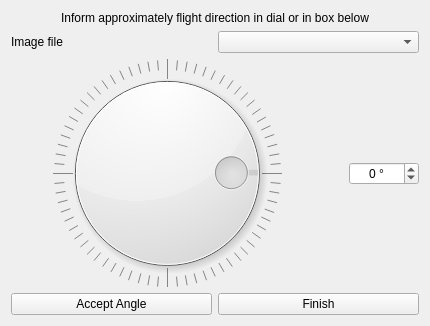
<?xml version="1.0" encoding="UTF-8"?>
<ui version="4.0">
 <class>FlightDirectionForm</class>
 <widget class="QWidget" name="FlightDirectionForm">
  <property name="geometry">
   <rect>
    <x>0</x>
    <y>0</y>
    <width>430</width>
    <height>326</height>
   </rect>
  </property>
  <property name="windowTitle">
   <string>Form</string>
  </property>
  <layout class="QVBoxLayout" name="verticalLayout_3">
   <item>
    <layout class="QVBoxLayout" name="verticalLayout">
     <item>
      <widget class="QLabel" name="label">
       <property name="text">
        <string>Inform approximately flight direction in dial or in box below</string>
       </property>
       <property name="alignment">
        <set>Qt::AlignCenter</set>
       </property>
      </widget>
     </item>
     <item>
      <layout class="QHBoxLayout" name="horizontalLayout">
       <item>
        <widget class="QLabel" name="imageLabel">
         <property name="text">
          <string>Image file</string>
         </property>
        </widget>
       </item>
       <item>
        <widget class="QComboBox" name="imagesFlightDirectionCombo"/>
       </item>
      </layout>
     </item>
    </layout>
   </item>
   <item>
    <layout class="QHBoxLayout" name="horizontalLayout_2">
     <item>
      <widget class="QDial" name="flightDirectionDial">
       <property name="sizePolicy">
        <sizepolicy hsizetype="Expanding" vsizetype="Expanding">
         <horstretch>0</horstretch>
         <verstretch>0</verstretch>
        </sizepolicy>
       </property>
       <property name="maximum">
        <number>359</number>
       </property>
       <property name="singleStep">
        <number>1</number>
       </property>
       <property name="pageStep">
        <number>18</number>
       </property>
       <property name="value">
        <number>90</number>
       </property>
       <property name="sliderPosition">
        <number>90</number>
       </property>
       <property name="orientation">
        <enum>Qt::Vertical</enum>
       </property>
       <property name="invertedAppearance">
        <bool>true</bool>
       </property>
       <property name="invertedControls">
        <bool>false</bool>
       </property>
       <property name="wrapping">
        <bool>true</bool>
       </property>
       <property name="notchTarget">
        <double>5.000000000000000</double>
       </property>
       <property name="notchesVisible">
        <bool>true</bool>
       </property>
      </widget>
     </item>
     <item>
      <spacer name="horizontalSpacer">
       <property name="orientation">
        <enum>Qt::Horizontal</enum>
       </property>
       <property name="sizeType">
        <enum>QSizePolicy::Minimum</enum>
       </property>
       <property name="sizeHint" stdset="0">
        <size>
         <width>20</width>
         <height>20</height>
        </size>
       </property>
      </spacer>
     </item>
     <item>
      <layout class="QVBoxLayout" name="verticalLayout_2">
       <item>
        <spacer name="verticalSpacer">
         <property name="orientation">
          <enum>Qt::Vertical</enum>
         </property>
         <property name="sizeHint" stdset="0">
          <size>
           <width>20</width>
           <height>40</height>
          </size>
         </property>
        </spacer>
       </item>
       <item>
        <widget class="QSpinBox" name="flightDirectionSpin">
         <property name="minimumSize">
          <size>
           <width>70</width>
           <height>0</height>
          </size>
         </property>
         <property name="wrapping">
          <bool>true</bool>
         </property>
         <property name="alignment">
          <set>Qt::AlignCenter</set>
         </property>
         <property name="accelerated">
          <bool>true</bool>
         </property>
         <property name="suffix">
          <string> °</string>
         </property>
         <property name="maximum">
          <number>359</number>
         </property>
        </widget>
       </item>
       <item>
        <spacer name="verticalSpacer_2">
         <property name="orientation">
          <enum>Qt::Vertical</enum>
         </property>
         <property name="sizeHint" stdset="0">
          <size>
           <width>20</width>
           <height>40</height>
          </size>
         </property>
        </spacer>
       </item>
      </layout>
     </item>
    </layout>
   </item>
   <item>
    <layout class="QHBoxLayout" name="horizontalLayout_3">
     <item>
      <widget class="QPushButton" name="acceptAngleButton">
       <property name="text">
        <string>Accept Angle</string>
       </property>
      </widget>
     </item>
     <item>
      <widget class="QPushButton" name="finishButton">
       <property name="text">
        <string>Finish</string>
       </property>
      </widget>
     </item>
    </layout>
   </item>
  </layout>
 </widget>
 <resources/>
 <connections/>
</ui>
